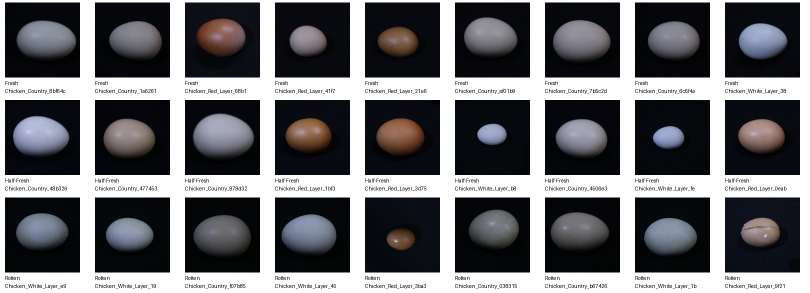
#> input picture reports/sample_contact_sheet.jpg, 1620 x 585 px (shown at 1/2 size)
$ python -i image_validator.py   (imports and definitions only)   (older library calls are emulated)
#> lines starting #> are read from the running program, lines starting #| are printed output that depends on the picture

from io import BytesIO

import cv2
import numpy as np
from PIL import Image, ImageOps, UnidentifiedImageError


MAX_FILE_SIZE = 10 * 1024 * 1024
MAX_PIXELS = 24_000_000
MIN_DIMENSION = 320

# Nilai awal, perlu dikalibrasi dengan foto asli.
BLUR_REJECT = 25.0
BLUR_WARNING = 65.0


class ImageValidationError(Exception):
    def __init__(self, message, status_code=422):
        super().__init__(message)
        self.status_code = status_code


# [140 lines left out: functions decode_uploaded_image, calculate_image_quality, not called in this run]


def detect_egg_candidate(rgb):
    """
    Heuristik untuk satu objek oval pada
    background relatif seragam.

    Tidak dapat membuktikan objek adalah telur.
    Tidak menghapus background pada input CNN.
    """

    height, width = rgb.shape[:2]
#> height = 585; width = 1620

    # Gambar analisis tetap 320x320 maksimum,
    # proporsi aslinya dipertahankan.
    scale = min(
        1.0,
        320.0 / max(height, width)
    )
#> scale = 0.198

    sample = cv2.resize(
        rgb,
        None,
        fx=scale,
        fy=scale,
        interpolation=cv2.INTER_AREA
    )
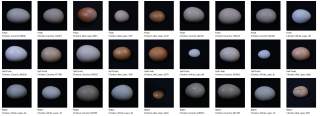
#> sample: shape (116, 320, 3); mean R, G, B 109.6, 109.8, 112.9

    h, w = sample.shape[:2]
#> h = 116; w = 320

    # Ambil piksel sepanjang tepi sebagai
    # perkiraan background.
    border_size = max(
        5,
        int(min(h, w) * 0.05)
    )
#> border_size = 5

    top = sample[:border_size, :, :]
    bottom = sample[-border_size:, :, :]
    left = sample[:, :border_size, :]
    right = sample[:, -border_size:, :]

    border_pixels = np.concatenate([
        top.reshape(-1, 3),
        bottom.reshape(-1, 3),
        left.reshape(-1, 3),
        right.reshape(-1, 3)
    ], axis=0).astype(np.float32)

    background = np.median(
        border_pixels,
        axis=0
    )
#> background = [252, 252, 252]

    background_variation = float(
        np.mean(
            np.linalg.norm(
                border_pixels - background,
                axis=1
            )
        )
    )
#> background_variation = 149.5

    # Pada background kompleks, kontur ini
    # tidak dapat dipercaya sebagai deteksi telur.
    if background_variation > 35.0:
        return {
            "status": "unverified",
            "candidate_found": False,
            "reason": "complex_background",
            "background_variation": round(
                background_variation, 2
            ),
            "candidate_score": None
        }

    difference = np.linalg.norm(
        sample.astype(np.float32) - background,
        axis=2
    )

    difference = np.clip(
        difference, 0, 255
    ).astype(np.uint8)

    mask = np.where(
        difference > 35,
        255,
        0
    ).astype(np.uint8)

    kernel = np.ones(
        (5, 5),
        dtype=np.uint8
    )

    mask = cv2.morphologyEx(
        mask,
        cv2.MORPH_OPEN,
        kernel
    )

    mask = cv2.morphologyEx(
        mask,
        cv2.MORPH_CLOSE,
        kernel
    )

    contours, _ = cv2.findContours(
        mask,
        cv2.RETR_EXTERNAL,
        cv2.CHAIN_APPROX_SIMPLE
    )

    candidates = []

    for contour in contours:
        if len(contour) < 5:
            continue

        area = cv2.contourArea(contour)
        area_ratio = area / float(w * h)

        if not 0.05 <= area_ratio <= 0.85:
            continue

        (cx, cy), (major, minor), _ = (
            cv2.fitEllipse(contour)
        )

        longer = max(major, minor)
        shorter = min(major, minor)

        if shorter <= 0:
            continue

        aspect_ratio = longer / shorter

        if not 1.05 <= aspect_ratio <= 2.50:
            continue

        # Area ellipse teoretis.
        ellipse_area = (
            np.pi * major * minor / 4.0
        )

        if ellipse_area <= 0:
            continue

        ellipse_fill = area / ellipse_area

        if not 0.65 <= ellipse_fill <= 1.20:
            continue

        # Pastikan titik tengah objek tidak
        # terlalu dekat tepi foto.
        center_x = cx / w
        center_y = cy / h

        if not (
            0.12 <= center_x <= 0.88
            and 0.12 <= center_y <= 0.88
        ):
            continue

        # Indikator geometris saja, bukan
        # confidence model object detection.
        shape_score = 1.0 - min(
            abs(ellipse_fill - 1.0),
            1.0
        )

        candidates.append({
            "area_ratio": float(area_ratio),
            "aspect_ratio": float(aspect_ratio),
            "shape_score": float(shape_score)
        })

    if candidates:
        best = max(
            candidates,
            key=lambda item: item["area_ratio"]
        )

        return {
            "status": "candidate_detected",
            "candidate_found": True,
            "reason": "oval_contour_detected",
            "background_variation": round(
                background_variation, 2
            ),
            "candidate_score": round(
                best["shape_score"], 4
            ),
            "area_ratio": round(
                best["area_ratio"], 4
            ),
            "aspect_ratio": round(
                best["aspect_ratio"], 4
            ),
            "candidate_count": len(candidates)
        }

    return {
        "status": "unverified",
        "candidate_found": False,
        "reason": "no_oval_contour_detected",
        "background_variation": round(
            background_variation, 2
        ),
        "candidate_score": None
    }


# [21 lines left out: function validate_egg_image, not called in this run]

>>> import cv2
>>> picture = cv2.cvtColor(cv2.imread('../reports/sample_contact_sheet.jpg'), cv2.COLOR_BGR2RGB)
>>> result = detect_egg_candidate(picture)
#> result = 5 items

$ run again, on reports/similar_images_review.jpg
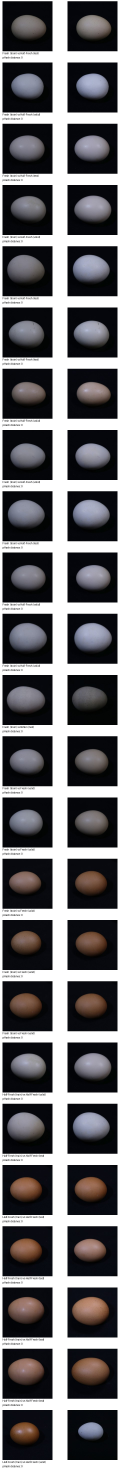
#> input picture reports/similar_images_review.jpg, 520 x 5880 px (shown at 1/4 size)
#> in detect_egg_candidate, `sample = cv2.resize( rgb, None, fx=scale, fy=scale, interpolation=cv2...`:
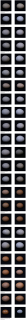
#> sample: shape (320, 28, 3); mean R, G, B 114.3, 113, 115.4
#> background = [111, 111, 114]
#> background_variation = 153.1
#> result = 5 items
